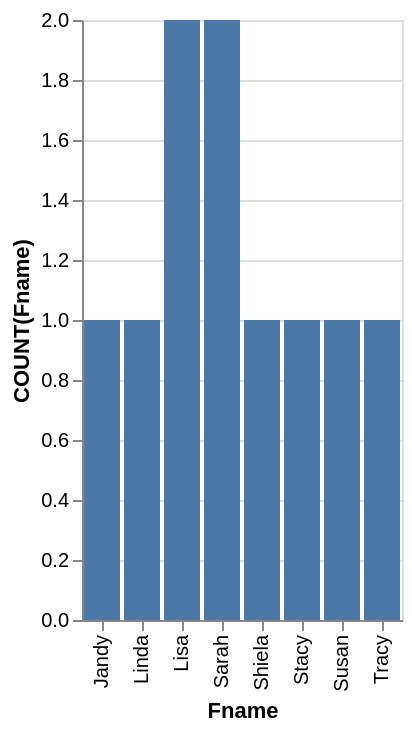

Write the Vega-Lite specification saved for this chart.
### Vega-Lite specification from a JSON file in a GitHub repository (floating-point values rounded to 4 significant figures)
{"data": {"values": [{"x_data": "Jandy", "y_data": 1}, {"x_data": "Linda", "y_data": 1}, {"x_data": "Lisa", "y_data": 2}, {"x_data": "Sarah", "y_data": 2}, {"x_data": "Shiela", "y_data": 1}, {"x_data": "Stacy", "y_data": 1}, {"x_data": "Susan", "y_data": 1}, {"x_data": "Tracy", "y_data": 1}]}, "mark": "bar", "encoding": {"x": {"field": "x_data", "type": "nominal", "title": "Fname", "sort": "ascending"}, "y": {"field": "y_data", "type": "quantitative", "title": "COUNT(Fname)"}}}
